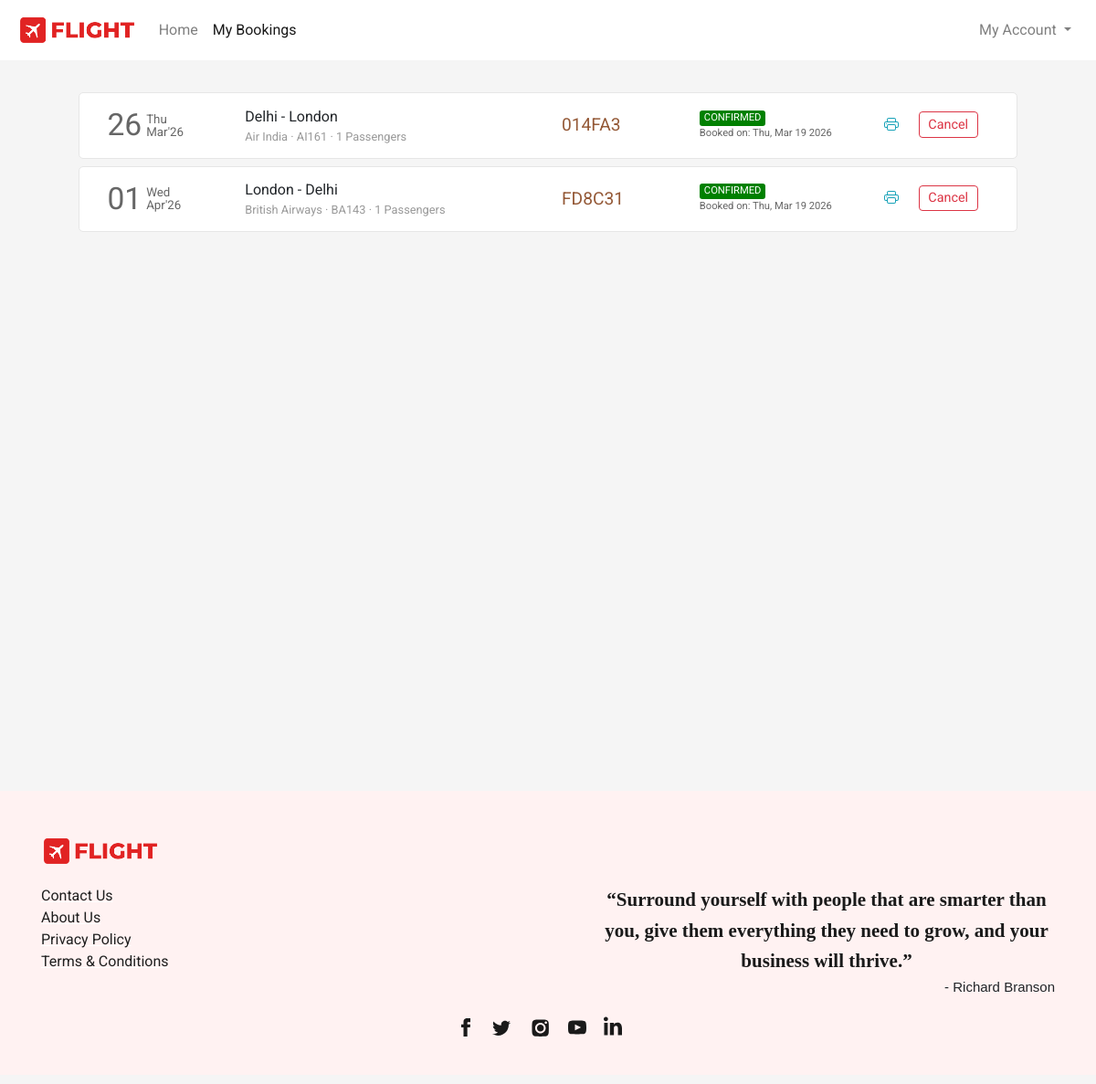
The page /flight/bookings (signed in) on the database its author committed.
### flight/models.py (models this page shows, shortened)
class Ticket(models.Model):
    user = models.ForeignKey(User,on_delete=models.CASCADE,related_name="bookings", blank=True, null=True)
    ref_no = models.CharField(max_length=6, unique=True)
    passengers = models.ManyToManyField(Passenger, related_name="flight_tickets")
    flight = models.ForeignKey(Flight, on_delete=models.CASCADE, related_name="tickets", blank=True, null=True)
    flight_ddate = models.DateField(blank=True, null=True)
    flight_adate = models.DateField(blank=True, null=True)
    flight_fare = models.FloatField(blank=True,null=True)
    other_charges = models.FloatField(blank=True,null=True)
    coupon_used = models.CharField(max_length=15,blank=True)
    coupon_discount = models.FloatField(default=0.0)
    total_fare = models.FloatField(blank=True, null=True)
    seat_class = models.CharField(max_length=20, choices=SEAT_CLASS)
    booking_date = models.DateTimeField(default=datetime.now)
    mobile = models.CharField(max_length=20,blank=True)
    email = models.EmailField(max_length=45, blank=True)
    status = models.CharField(max_length=45, choices=TICKET_STATUS)

class Flight(models.Model):
    origin = models.ForeignKey(Place, on_delete=models.CASCADE, related_name="departures")
    destination = models.ForeignKey(Place, on_delete=models.CASCADE, related_name="arrivals")
    depart_time = models.TimeField(auto_now=False, auto_now_add=False)
    depart_day = models.ManyToManyField(Week, related_name="flights_of_the_day")
    duration = models.DurationField(null=True)
    arrival_time = models.TimeField(auto_now=False, auto_now_add=False)
    plane = models.CharField(max_length=24)
    airline = models.CharField(max_length=64)
    economy_fare = models.FloatField(null=True)
    business_fare = models.FloatField(null=True)
    first_fare = models.FloatField(null=True)

class Place(models.Model):
    city = models.CharField(max_length=64)
    airport = models.CharField(max_length=64)
    code = models.CharField(max_length=3)
    country = models.CharField(max_length=64)

### flight/views.py (the view)
# urls.py: path('flight/bookings', views.bookings, name="bookings"),
def bookings(request):
    if request.user.is_authenticated:
        tickets = Ticket.objects.filter(user=request.user).order_by('-booking_date')
        return render(request, 'flight/bookings.html', {
            'page': 'bookings',
            'tickets': tickets
        })
    else:
        return HttpResponseRedirect(reverse('login'))

### flight/templates/flight/bookings.html (shortened to what this page needs)
{% extends 'flight/layout.html' %}
{% load static %}
{% block head %}
    <link rel="stylesheet" href="{% static 'css/bookings_style.css' %}">
{% endblock head %}
{% block body %}
    <section class="section section1">
        <div class="container">
            {% if tickets %}
                {% for ticket in tickets %}
                    <div class="row each-booking-div" id="{{ticket.ref_no}}">
                        <div class="col-2" style="display: flex;">
                            <div style="display: flex; color: #666666; margin-top: auto;">
                                <div>
                                    <span style="font-size: 2.1em;">{{ticket.flight_ddate | date:"d"}}</span>
                                </div>
                                <div style="font-size: smaller; display: flex; margin: auto 0; padding-left: 5px; line-height: 1em;">
                                    <div style="margin: auto;">
                                        <div style="margin-bottom: 1px;">{{ticket.flight_ddate | date:"D"}}</div>
                                        <div style="margin-top: 1px;">{{ticket.flight_ddate | date:"M'y"}}</div>
                                    </div>
                                </div>
                            </div>
                        </div>
                        <div class="col-4 middle-div">
                            <div style="width:100%">
                                <div class="row places-div" style=" display: flex;">
                                    <div style="max-width: 45%;">{{ticket.flight.origin.city}}</div>
                                    <div>&nbsp;-&nbsp;</div>
                                    <div style="max-width: 45%;">{{ticket.flight.destination.city}}</div>
                                </div>
                                <div class="row places-div" style="font-size: .8em; color: #999999; ">
                                    <div style="max-width: 100%;">{{ticket.flight.airline}} &middot; {{ticket.flight.plane}} &middot; {{ticket.passengers.count}} Passengers</div>
                                </div>
                            </div>
                        </div>
                        <div class="col-2 middle-div">
                            <div style="font-size: 1.2em; color: #945937;">{{ticket.ref_no}}</div>
                        </div>
                        <div class="col-2 middle-div">
                            <div>
                                <div class="row status-div">
                                    {% if ticket.status == 'CONFIRMED' %}
                                        <div class="green">{{ticket.status}}</div>
                                    {% endif %}
                                </div>
                                <div class="row booking-date-div" style="font-size: .7em; color: #666;">
                                    {% if ticket.status == 'CONFIRMED' %}
                                        Booked on: {{ticket.booking_date | date:"D, M d Y"}}
                                    {% endif %}
                                </div>
                            </div>
                        </div>
                        <div class="col-2 last-div">
                            <div>
                                <div class="ticket-action-div">
                                    {% if ticket.status == 'CONFIRMED' %}
                                        <form action="{% url 'getticket' %}" method="get" target="_blank">
                                            <button type="submit" class="btn btn-outline-info btnp pbtn">
                                            </button>
                                        </form>
                                        <button class="btn btn-outline-danger btnp cbtn"  data-ref="{{ticket.ref_no}}" onclick="popup(this)">Cancel</button>
                                    {% endif %}
                                </div>
                            </div>
                        </div>
                    </div>
                {% endfor %}
            {% endif %}
        </div>
    </section>
{% endblock %}

### flight/templates/flight/layout.html (shortened to what this page needs)
{% load static %}
<!DOCTYPE html>
<html lang="en">
<head>
  <link rel="stylesheet" href="https://stackpath.bootstrapcdn.com/bootstrap/4.4.1/css/bootstrap.min.css">
  <link rel="stylesheet" href="https://use.typekit.net/cav5lva.css">
  <link rel="stylesheet" href="{% static 'css/layout_style.css' %}">
  {% block head %}
  {% endblock %}
</head>
<body>
  <div class="container-fluid">
    <nav class="navbar navbar-expand-lg navbar-light">
      <a class="navbar-brand" href="{% url 'index' %}">
          <img src="{% static 'img/icon_logo.png' %}" height="34" alt="">
      </a>
      <div class="collapse navbar-collapse" id="navbarSupportedContent">
        <ul class="navbar-nav mr-auto">
          <li class="nav-item {% if not page %}active{% endif %}">
            <a class="nav-link" href="{% url 'index' %}">Home</a>
          </li>
          <li class="nav-item {% if page == 'bookings' %}active{% endif %}">
            <a class="nav-link" href="{% url 'bookings' %}">My Bookings</a>
          </li>
        </ul>
        <ul class="navbar-nav">
          {% if not user.is_authenticated %}
            <li class="nav-item">
              <button class="btn btn-outline-danger" style="border-radius: 25rem;" onclick="window.location.href = '/login';">
                <svg width="1.1em" height="1.1em" viewBox="0 1.5 16 16" class="bi bi-person-fill" fill="currentColor" xmlns="http://www.w3.org/2000/svg">
                  <path fill-rule="evenodd" d="M3 14s-1 0-1-1 1-4 6-4 6 3 6 4-1 1-1 1H3zm5-6a3 3 0 1 0 0-6 3 3 0 0 0 0 6z"/>
                </svg>
                Login
              </button>
            </li>
          {% else %}
            <li class="nav-item dropdown my-account">
              <a class="nav-link dropdown-toggle" href="#" id="navbarDropdown" role="button" data-toggle="dropdown" aria-haspopup="true" aria-expanded="false">
                My Account
              </a>
            </li>
          {% endif %}
        </ul>
      </div>
    </nav>
    <main>
      {% block body %}{% endblock %}
    </main>
    <footer>
      <div class="container">
        <div>
          <div class="logo-container">
            <img src="{% static 'img/icon_logo.png' %}">
          </div>
          <div class="footer-content">
            <div class="links-container">
              <div>
                <ul class="link-list">
                  <li class="list-item"><a class="footer-links" href="{% url 'contact' %}">Contact Us</a></li>
                  <li class="list-item"><a class="footer-links" href="{% url 'aboutus' %}">About Us</a></li>
                  <li class="list-item"><a class="footer-links" href="{% url 'privacypolicy' %}">Privacy Policy</a></li>
                  <li class="list-item"><a class="footer-links" href="{% url 'termsandconditions' %}">Terms &amp; Conditions</a></li>
                </ul>
              </div>
            </div>
            <div class="quote-container">
              <div class="quote">“Surround yourself with people that are smarter than you, give them everything they need to grow, and your business will thrive.”</div>
              <div class="quote-by">- Richard Branson</div>
            </div>
          </div>
          <div class="social-links">
            <div class="social-icons">
              <a href="#" class="social-icon">
              </a>
              <a href="#" class="social-icon">
              </a>
              <a href="#" class="social-icon">
              </a>
              <a href="#" class="social-icon">
              </a>
              <a href="#" class="social-icon">
              </a>
            </div>
          </div>
        </div>
      </div>
    </footer>
  </div>
</body>
</html>

### flight/static/css/layout_style.css (style rules this page uses)
body { margin: 0px; padding: 0px; font-family: "Rubik", sans-serif; font-weight: normal; font-style: normal; min-width: 250px; }
.container-fluid { padding-left: 0px; padding-right: 0px; }
.navbar { padding: .7rem 1.2rem; background-color: #fff; transition-duration: .2s; }
.section { background-size: cover; background-position: center; background-repeat: no-repeat; padding: 30px 50px; min-height: 100vh; }
footer { background-color: rgb(255,242,242); margin-top: 0px; padding-top: 1px; }
footer .container > div { font-family: Barlow, sans-serif; margin: 48px 0px 10px; flex-shrink: 0; max-width: 100%; overflow: hidden; }
.footer-content { padding-top: 20px; display: flex; -webkit-box-pack: justify; justify-content: space-between; }
.links-container { text-align: left; flex-direction: row; display: flex; }
.quote-container { text-align: right; }
.logo-container img { width: 130px; }
.links-container > div { flex: 1 0 0px; }
.links-container > div ul { padding-inline-start: 0px; margin-block-start: 0px; margin-block-end: 0px; list-style-type: none; margin-right: 50px; }
.footer-links { white-space: nowrap; color: rgb(31, 31, 31); text-decoration: underline solid rgb(255, 255, 255); transition: all 0.1s ease 0s; }
.quote-container .quote { font-family: utopia-std, serif; text-align: center; color: rgb(26, 26, 26); max-width: 500px; margin: auto; font-size: 21px; font-weight: 600; line-height: 1.6; }
.quote-container .quote-by { font-family: sans-serif; font-size: 15px; }
.social-icons { list-style-type: none; display: flex; margin: 0px auto; padding: 20px 0px; width: 100%; max-width: 200px; justify-content: space-evenly; }
.social-icons a { height: 44px; width: 44px; }

### flight/static/css/bookings_style.css (style rules this page uses)
* { font-family: 'Roboto', sans-serif; }
body { background-color: #f5f5f5; word-wrap: break-word; }
.container { cursor: pointer; }
.each-booking-div { width: 96%; margin: 5px auto 8px auto; transition-duration: .4s; padding: 10px 15px; background-color: #fff; border: 1px solid #e6e6e6; border-radius: 5px; }
.btnp { padding: .15rem .6rem; font-size: .9em; margin-top: 3px; margin-bottom: 5px; }
.each-booking-div > div { display: flex; overflow: auto; }
.each-booking-div > div > div { margin-top: auto; margin-bottom: auto; width: 100%; }
.green, .red, .orange { border-radius: 3px; color: white; padding-left: 5px; padding-right: 5px; font-size: .7em; }
.green { background-color: green; }
.ticket-action-div { display: flex; justify-content: space-evenly; }
.pbtn, .rbtn { border: 0; }

### rows shown on the page
Ticket: flight_ddate "26", flight_ddate "Thu", flight_ddate "Mar'26", flight.origin.city "Delhi", flight.destination.city "London", flight.airline "Air India", flight.plane "AI161", passengers.count "1", ref_no "014FA3", status "CONFIRMED", booking_date "Thu, Mar 19 2026"
Ticket: flight_ddate "01", flight_ddate "Wed", flight_ddate "Apr'26", flight.origin.city "London", flight.destination.city "Delhi", flight.airline "British Airways", flight.plane "BA143", passengers.count "1", ref_no "FD8C31", status "CONFIRMED", booking_date "Thu, Mar 19 2026"
